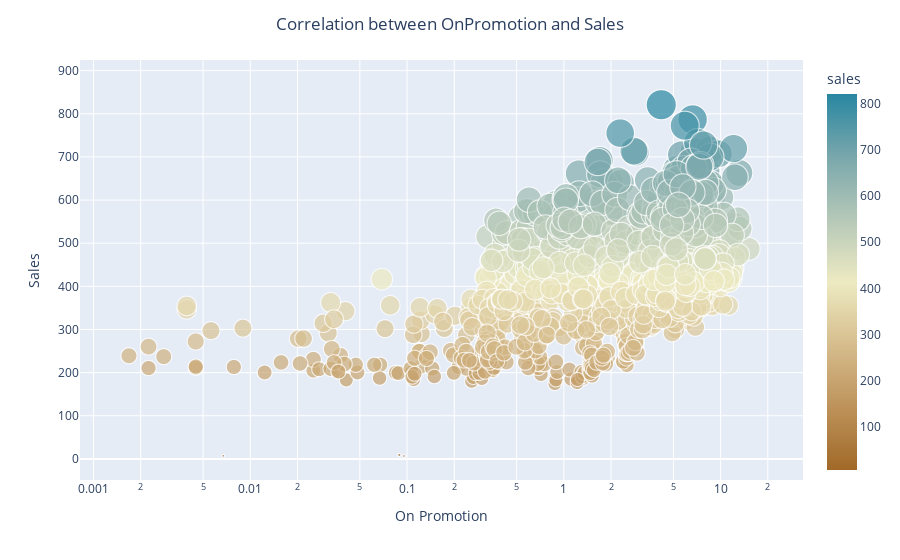

The notebook cell saved with this chart:
### Code cell
fig = px.scatter(train_aux[train_aux['onpromotion'] > 0], x="onpromotion", y="sales", color='sales', 
                           color_continuous_scale="earth",
                 size='sales', log_x=True,size_max=30)

fig.update_layout({"title": {"text":'Correlation between OnPromotion and Sales',"x":0.5},
                   "xaxis": {"title":"On Promotion"},
                   "yaxis": {"title":"Sales"},
                   "showlegend": False})
fig.show()

### Figure 1 — Plotly figure (JSON) as saved in the notebook; plotly's stock layout.template omitted (floating-point values rounded to 4 significant figures; data arrays with more than 128 entries replaced by an {"elided": "..."} marker saying what was removed)
{"data": [{"hovertemplate": "onpromotion=%{x}<br>sales=%{marker.color}<extra></extra>", "legendgroup": "", "marker": {"color": {"elided": "1230 float values"}, "coloraxis": "coloraxis", "size": {"elided": "1230 float values"}, "sizemode": "area", "sizeref": 0.9123, "symbol": "circle"}, "mode": "markers", "name": "", "showlegend": false, "type": "scattergl", "x": {"elided": "1230 float values"}, "xaxis": "x", "y": {"elided": "1230 float values"}, "yaxis": "y"}], "layout": {"coloraxis": {"colorbar": {"title": {"text": "sales"}}, "colorscale": [[0, "rgb(161, 105, 40)"], [0.1667, "rgb(189, 146, 90)"], [0.3333, "rgb(214, 189, 141)"], [0.5, "rgb(237, 234, 194)"], [0.6667, "rgb(181, 200, 184)"], [0.8333, "rgb(121, 167, 172)"], [1, "rgb(40, 135, 161)"]]}, "legend": {"itemsizing": "constant", "tracegroupgap": 0}, "margin": {"t": 60}, "showlegend": false, "title": {"text": "Correlation between OnPromotion and Sales", "x": 0.5}, "xaxis": {"anchor": "y", "domain": [0, 1], "title": {"text": "On Promotion"}, "type": "log"}, "yaxis": {"anchor": "x", "domain": [0, 1], "title": {"text": "Sales"}}}}
